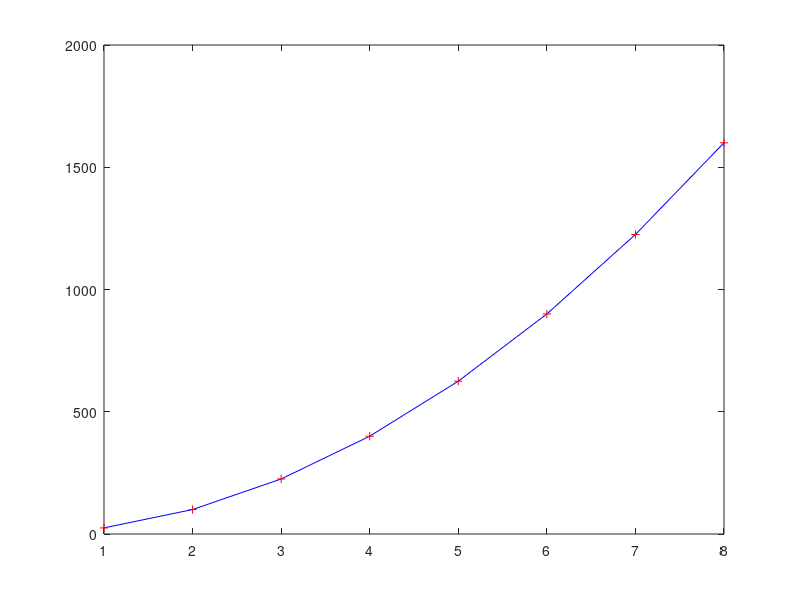

MATLAB code to generate this figure:
% one way to create the array y

for i=5:5:40;
    
    disp(i)
    j = round(i/5);  % always a good idea to round when numbers will be used for indices
    y(j) = i^2;
    
end


% another way to create the same array    


y2 = [];
for i=5:5:40;
    
    disp(i)
    y2 = [y2 i^2];
    
end

plot(y,'b');
hold on;
plot(y2,'r+');

